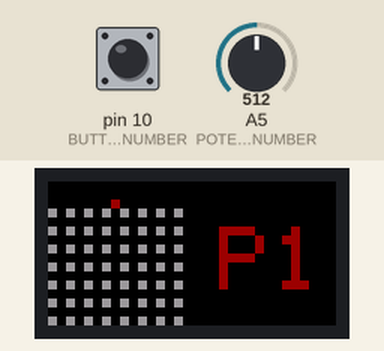
This sketch was run on a simulated Arduino Uno, built with avr-gcc and run on an emulated ATmega328P. Parts: 32×16 colour display. The inputs (shaded band) are chosen by the test bench; at power-on: pin 10 (BUTTON_PIN_NUMBER) LOW, A5 (POTENTIOMETER_PIN_NUMBER) = 512. What the sketch prints to the serial monitor is not drawn.

Above: at 1.2 s.
1.3 s: pin 10 (BUTTON_PIN_NUMBER) pulled HIGH for 0.15 s
At 1.79 s:
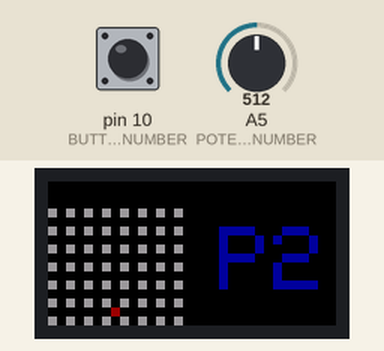
2.0 s: A5 (POTENTIOMETER_PIN_NUMBER) set to 716
At 2.5 s:
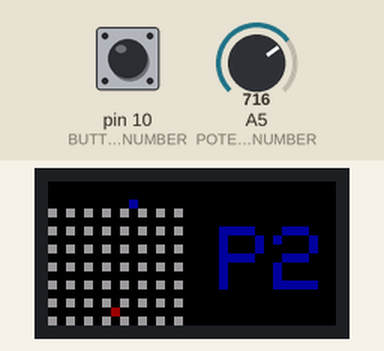
3.7 s: pin 10 (BUTTON_PIN_NUMBER) pulled HIGH for 3.2 s
At 7.2 s:
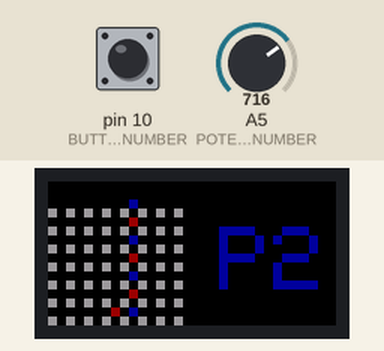
8.4 s: A5 (POTENTIOMETER_PIN_NUMBER) set to 900
At 9.6 s:
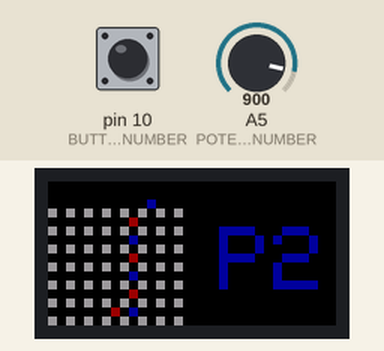
9.9 s: A5 (POTENTIOMETER_PIN_NUMBER) set to 1023
At 10.4 s:
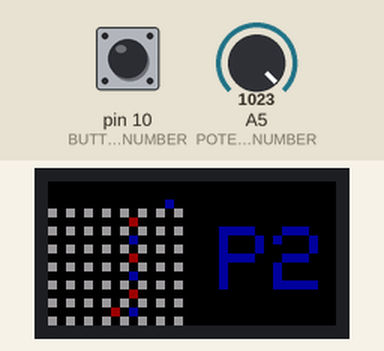
Timing chart, 0 to 12.9 s (numbered marks = the images above; inputs shaded):
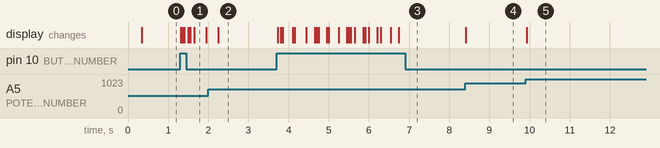

The sketch:

connEECS4.ino
```cpp
#include <gamma.h>
#include <RGBmatrixPanel.h>
#include <Adafruit_GFX.h>

// define the wiring of the LED screen
const uint8_t CLK  = 8;
const uint8_t LAT = A3;
const uint8_t OE = 9;
const uint8_t A = A0;
const uint8_t B = A1;
const uint8_t C = A2;

// a global variable that represents the LED screen
RGBmatrixPanel matrix(A, B, C, CLK, LAT, OE, false);

// define the wiring of the inputs
const int POTENTIOMETER_PIN_NUMBER = 5;
const int BUTTON_PIN_NUMBER = 10;

//smoothing
const int NUM_READINGS = 10;

int readings[NUM_READINGS];  // the readings from the analog input
int readIndex = 0;          // the index of the current reading
int total = 0;              // the running total
int average = 0;            // the average

class Color {
  public:
    int red;
    int green;
    int blue;
    Color() {
      red = 0;
      green = 0;
      blue = 0;
    }
    Color(int r, int g, int b) {
      red = r;
      green = g;
      blue = b;
    }
    uint16_t to_333() const {
      return matrix.Color333(red, green, blue);
    }
};

const Color BLACK(0, 0, 0);
const Color RED(4, 0, 0);
const Color ORANGE(6, 1, 0);
const Color YELLOW(4, 4, 0);
const Color GREEN(0, 4, 0);
const Color BLUE(0, 0, 4);
const Color PURPLE(1, 0, 2);
const Color WHITE(4, 4, 4);
const Color LIME(2, 4, 0);
const Color AQUA(0, 4, 4);

const int BOARD_X = 32;
const int BOARD_Y = 16;

const int NUM_ROWS = 6;
const int NUM_COLS = 7;

class Player {
  public:
    //put here for convenience
    bool fired;
    Player() {
      //will always be odd - set in middle
      x = NUM_COLS - 1 + NUM_COLS % 2;
      //doesnt change unless button click
      y = BOARD_Y - NUM_ROWS * 2 - 2;
      color = false;
      fired = false;
    }

    //reset player to default
    void reset() {
      //will always be odd - set in middle
      x = NUM_COLS - 1 + NUM_COLS % 2;
      //starts 1 above grid
      y = BOARD_Y - NUM_ROWS * 2 - 2;
      color = false;
      fired = false;
    }

    //getters & setters
    int getX() {
      return x;
    }
    void setX(int xArg) {
      //make sure that player hasn't fired
      if (!fired) {
        x = xArg;
      }
    }
    int getY() {
      return y;
    }
    int setY(int yArg) {
      y = yArg;
    }
    char getColor() {
      if (color) {
        //blue
        return 'b';
      } else {
        //red
        return 'r';
      }
    }
    int toggleColor() {
      color = !color;
    }

    void move() {
      if (fired) {
        //erasing only certain pixel
        matrix.drawPixel(x, y, BLACK.to_333());
        y+=2;
        draw();
      }
    }

    //draw player
    void draw() {
      //figure out which color is chip
      Color currentColor = RED;
      if (color) {
        currentColor = BLUE;
      }
      matrix.drawPixel(x, y, currentColor.to_333());
    }

    void erase() {
      //just in case of glitch
      if (!fired) {
        matrix.drawPixel(x - 1, y, BLACK.to_333());
        matrix.drawPixel(x, y, BLACK.to_333());
        matrix.drawPixel(x + 1, y, BLACK.to_333());
      }
    }

  private:
    int x;
    int y;
    //false = red; true = blue;
    //toggle using ! feature
    bool color;
};

void colorInGrid() {
  // starting @(0,15) color in every other point white for grid (7 rows & 8 cols)
  //x is COLS y is ROWS
  for (int i = 0; i < NUM_COLS + 1; i++) {
    for (int j = 0; j < NUM_ROWS + 1; j++) {
      matrix.drawPixel(i * 2, BOARD_Y - j * 2 - 1, WHITE.to_333());
    }
  }
}

//print p1 or p2 depending on current move
void displayPlayerTurn(char color) {
  //reset certain area of screen
  matrix.fillRect(18, 5, 31, 15, BLACK.to_333());
  matrix.setCursor(19, 5);

  if (color == 'b') {
    matrix.setTextColor(BLUE.to_333());
    matrix.print("P2");
  } else {
    matrix.setTextColor(RED.to_333());
    matrix.print("P1");
  }
}

bool isWinner(char board[NUM_ROWS][NUM_COLS], char color) {
  for (int i = 0; i < NUM_ROWS; i++) {
    for (int j = 0; j < NUM_COLS; j++) {
      //first check if chip is same color as win
      Serial.print("0");
      Serial.print(" ");

      if (board[i][j] == color) {
        //need to first check for all checks if out of bounds
        //vertical check
        if (i + 3 < NUM_ROWS) {
          if (board[i][j] == board[i + 1][j] &&
          board[i + 1][j] == board[i + 2][j] &&
          board[i + 2][j] == board[i + 3][j]) {
            return true;
          }
        }

        //horizontal check
        if (j + 3 < NUM_COLS) {
          if (board[i][j] == board[i][j + 1] &&
          board[i][j + 1] == board[i][j + 2] &&
          board[i][j + 2] == board[i][j + 3]) {
            return true;
          }
        }

        //left diagonal check
        if (i + 3 < NUM_ROWS && j - 3 >= 0) {
          if (board[i][j] == board[i + 1][j - 1] &&
          board[i + 1][j - 1] == board[i + 2][j - 2] &&
          board[i + 2][j - 2] == board[i + 3][j - 3]) {
            return true;
          }
        }


        //right diagonal check
        if (i + 3 < NUM_ROWS && j + 3 < NUM_COLS) {
          if (board[i][j] == board[i + 1][j + 1] &&
          board[i + 1][j + 1] == board[i + 2][j + 2] &&
          board[i + 2][j + 2] == board[i + 3][j + 3]) {
            return true;
          }
        }
      }
    }
  }
  return false;
}

void displayWinner(char color) {
  matrix.fillScreen(BLACK.to_333());
  matrix.setCursor(1, 1);
  if (color == 'b') {
    matrix.setTextColor(BLUE.to_333());
    matrix.print("P2");
    matrix.setCursor(1, 9);
    matrix.print("Wins!");
  } else if (color == 'r') {
    matrix.setTextColor(RED.to_333());
    matrix.print("P1");
    matrix.setCursor(1, 9);
    matrix.print("Wins!");
  } else {
    matrix.setTextColor(WHITE.to_333());
    matrix.print("Tie");
    matrix.setCursor(1, 9);
    matrix.print("Game");
  }
}

class Game {
  public:
    void setupGame() {
      //reset screen
      matrix.fillScreen(BLACK.to_333());
      player.reset();

      //reset counter
      totalChipsDropped = 0;

      //intialize board
      for (int i = 0; i < NUM_ROWS; i++) {
        for (int j = 0; j < NUM_COLS; j++) {
          board[i][j] = 'n';
        }
      }
      displayPlayerTurn(player.getColor());
      colorInGrid();
    }

    void update(int potentiometer_value, bool button_pressed) {
      time = millis();
      bool hasWon = false;

      //7 total positions for player to be
      int potentiometerPos = potentiometer_value / 157;

      //movement - lock movement if dropping
      if (!player.fired) {
        player.erase();
        player.setX(potentiometerPos * 2 + 1);
        player.draw();
      }

      //check if chip shot
      if (button_pressed) {
        //locking mecahnism w/ if statement
        if (!player.fired) {
          droppedColPos = potentiometerPos;
        }
        player.fired = true;
      }

      if (player.fired) {
        //check for collision
        // if chip two below or bottom
        if (board[droppedRowPos][droppedColPos] != 'n'
          || droppedRowPos == 6) {
          //set chip color there to respective color depending on situation
          if (droppedRowPos != 0) {
            //drop chip
            board[droppedRowPos - 1][droppedColPos] = player.getColor();
            totalChipsDropped++;

            //check if whey won
            hasWon = isWinner(board, player.getColor());

            //then toggle color & change player sign
            player.toggleColor();
            displayPlayerTurn(player.getColor());
          }

          //reset player
          droppedRowPos = 0;
          droppedColPos = 0;
          player.setY(BOARD_Y - NUM_ROWS * 2 - 2);
          player.fired = false;

          //avoid chip spam if they haven't won
          if (!hasWon) {
            delay(200);
          }

        } else if (time % 50 == 0) {
          player.move();
          droppedRowPos++;
        }
      }

      //check if any1 has won
      if (hasWon) {
        //toggle player color back bc of chip drop
        player.toggleColor();
        //display winner for 1 sec & reset game
        displayWinner(player.getColor());
        delay(2000);
        setupGame();
      } else if (totalChipsDropped == NUM_ROWS * NUM_COLS) {
        displayWinner('n');
        delay(2000);
        setupGame();
      }
    }
  private:
    int previousPotentiometerVal = 0;
    //for checking if any chips below dropped one
    int droppedColPos = 0;
    int droppedRowPos = 0;
    //for checking if all chips dropped
    int totalChipsDropped = 0;
    unsigned long time = 0;
    Player player;
    // colors: r = red; b = blue; n = none
    char board[NUM_ROWS][NUM_COLS];
};

//global variable that represents ConnEECS4 game
Game game;

void setup() {
  Serial.begin(9600);
  pinMode(BUTTON_PIN_NUMBER, INPUT);

  //set intial values
  for (int i = 0; i < NUM_READINGS; i++) {
    readings[i] = 0;
  }

  matrix.begin();
  game.setupGame();
}

// see https://www.arduino.cc/reference/en/language/structure/sketch/loop/
void loop() {
  //more smoothing
  total = total - readings[readIndex];
  readings[readIndex] = analogRead(POTENTIOMETER_PIN_NUMBER);
  total = total + readings[readIndex];
  readIndex = readIndex + 1;

  //wrap if at end
  if (readIndex >= NUM_READINGS) {
    readIndex = 0;
  }

  //average is reading + delay for more smoothing
  int potentiometer_value = total / NUM_READINGS;
  delay(1);

  bool button_pressed = (digitalRead(BUTTON_PIN_NUMBER) == HIGH);

  game.update(potentiometer_value, button_pressed);
}
```

Measured:
- after the input at 1.3 s, the display: first changes at once (image 1 shows a later state)
- after the input at 2.0 s, the display: changes after 0.25 s (image 2)
- after the input at 3.7 s, the display: first changes at once (image 3 shows a later state)
- after the input at 8.4 s, the display: changes at once (image 4)
- after the input at 9.9 s, the display: changes at once (image 5)
